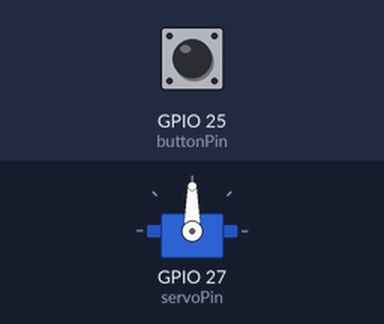
Recording of a program running on a simulated ESP32. Parts: servo. The inputs (shaded band) are chosen by the test bench; at power-on: GPIO 25 (buttonPin) HIGH.

Above: at 1.2 s.
1.3 s: GPIO 25 (buttonPin) pulled LOW for 3.2 s
At 2.1 s:
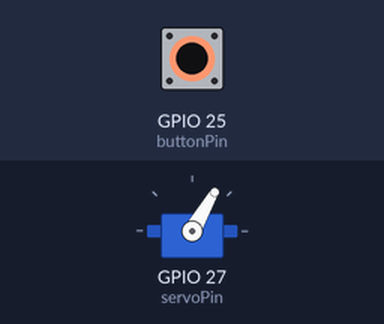
Timing chart, 0 to 5.8 s (numbered marks = the images above; inputs shaded):
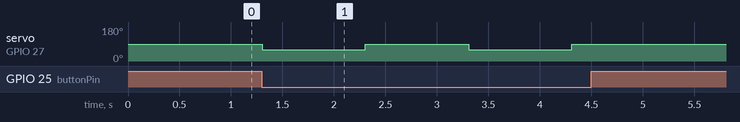

The program:

main.cpp
```cpp
#include <Arduino.h>
#include <ESP32Servo.h>

Servo servo;
int buttonPin = GPIO_NUM_25;
int servoPin = GPIO_NUM_27;
bool pressed = false;

// predeclarations
void click();
void check_button();

void setup()
{
  // Serial.begin(9600);
  // Serial.println("Initializing servo");
  servo.attach(servoPin);
  pinMode(buttonPin, INPUT_PULLUP);
  servo.write(90); // reset to neutral to offset startup jitter
}

void loop()
{
  delay(5);
  check_button();
}

void click()
{
  // Serial.println("Clicking");
  servo.write(60);
  delay(1000);
  servo.write(90); // Keep this value at 90 as this is neutral position
  delay(1000);
}

void check_button()
{
  int buttonState = digitalRead(buttonPin);
  // Serial.println(buttonState);
  if (pressed && buttonState == HIGH)
  {
    pressed = false;
  }
  else if (buttonState == LOW)
  {
    click();
    pressed = true;
  }
}
```

Measured:
- after the input at 1.3 s, servo on GPIO 27 (servoPin): alternates 90° for 1.0 s and 60° for 1.0 s, 4 changes in all, then stays 90°, starting at once
